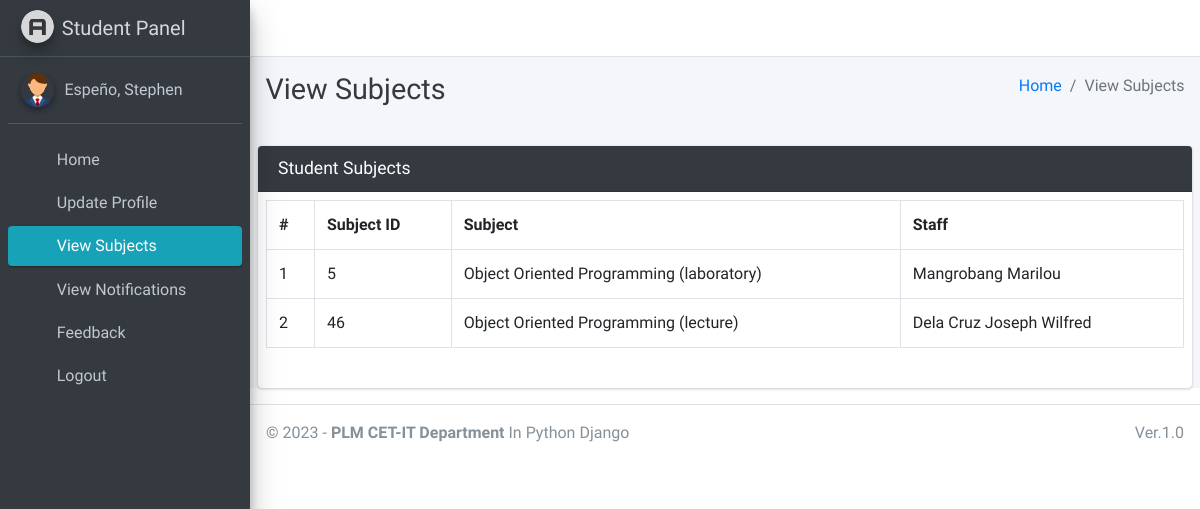
Page /student/view/subjects/ (signed in) on the earlier database version.
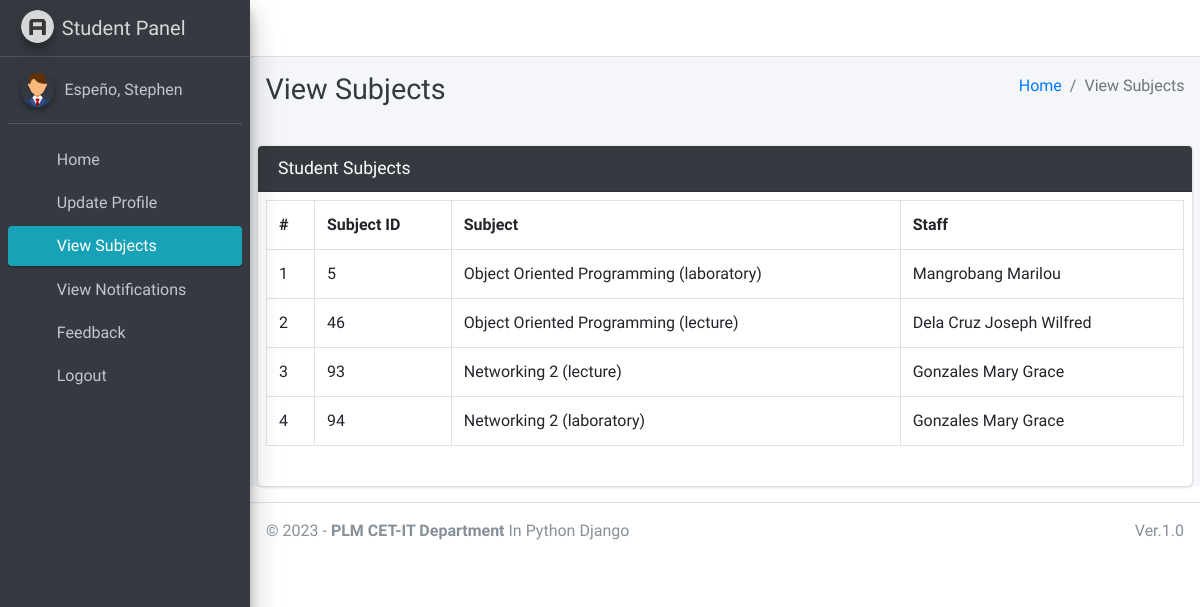
Same page on the later database version.
### main_app/models.py (models this page shows, shortened)
class StudentSubject(models.Model):
    student = models.ForeignKey(Student,on_delete=models.CASCADE)
    subject = models.ForeignKey(Subject,on_delete=models.CASCADE)
    staff = models.ForeignKey(Staff,on_delete=models.CASCADE)
    course = models.ForeignKey(Course, on_delete=models.DO_NOTHING, null=False, blank=False)
    updated_at = models.DateTimeField(auto_now=True)
    created_at = models.DateTimeField(auto_now_add=True)

class Subject(models.Model):
    name = models.CharField(max_length=120)
    staff = models.ForeignKey(Staff,on_delete=models.CASCADE)
    course = models.ForeignKey(Course, on_delete=models.DO_NOTHING, null=False, blank=False)
    updated_at = models.DateTimeField(auto_now=True)
    created_at = models.DateTimeField(auto_now_add=True)
    def __str__(self):
        return self.name

class Staff(models.Model):
    course = models.ForeignKey(Course, on_delete=models.DO_NOTHING, null=True, blank=True)
    admin = models.OneToOneField(CustomUser, on_delete=models.CASCADE)
    def __str__(self):
        return self.admin.last_name + " " + self.admin.first_name

class CustomUser(AbstractUser):
    USER_TYPE = ((1, "HOD"), (2, "Staff"), (3, "Student"))
    GENDER = [("M", "Male"), ("F", "Female")]
    username = None  # Removed username, using email instead
    email = models.EmailField(unique=True)
    user_type = models.CharField(default=1, choices=USER_TYPE, max_length=1)
    gender = models.CharField(max_length=1, choices=GENDER)
    profile_pic = models.ImageField()
    address = models.TextField()
    fcm_token = models.TextField(default="")  # For firebase notifications
    created_at = models.DateTimeField(auto_now_add=True)
    updated_at = models.DateTimeField(auto_now=True)
    USERNAME_FIELD = "email"
    REQUIRED_FIELDS = []
    objects = CustomUserManager()
    def __str__(self):
        return self.last_name + ", " + self.first_name

### main_app/student_views.py (the view)
# urls.py: path('student/view/subjects/', student_views.student_view_subjects,
def student_view_subjects(request):
    student = get_object_or_404(Student, admin=request.user)
    subjects = StudentSubject.objects.filter(student=student.admin_id)
    context = {
        'studentsubject': subjects,
        'page_title': 'View Subjects '# + str(student.admin_id) + ', ' + str(studentInfo.first_name)+ ' - Student ID: ' + str(studentInfo.id),
    }
    return render(request, "student_template/student_view_subjects.html", context)

### main_app/templates/student_template/student_view_subjects.html (shortened to what this page needs)
{% extends 'main_app/base.html' %}
{% load static %}
{% block page_title %}{{page_title}}{% endblock page_title %}
{% block content %}
<section class="content">
    <div class="card card-dark">
        <div class="card-header"><h3 class="card-title">Student Subjects</h3>
        </div>
    <div class="table p-2">
        <table class="table table-bordered">
            <tr>
                <th>#</th>
                <th>Subject ID</th>
                <th>Subject</th>
                <th>Staff</th>
            </tr>
            {% for studentsubject in studentsubject %}
            <tr>
                <td>{{forloop.counter}}</td>
                <td>{{studentsubject.id}}</td>
                <td>{{studentsubject.subject}}</td>
                <td>{{studentsubject.staff}}</td>
                </tr>
                {% endfor %}
            </table>
        </div>
        </div>
</section>
{% endblock content %}

Differences in the rows shown:
added StudentSubject: id "93", subject "Networking 2 (lecture)", staff "Gonzales Mary Grace"
added StudentSubject: id "94", subject "Networking 2 (laboratory)", staff "Gonzales Mary Grace"
